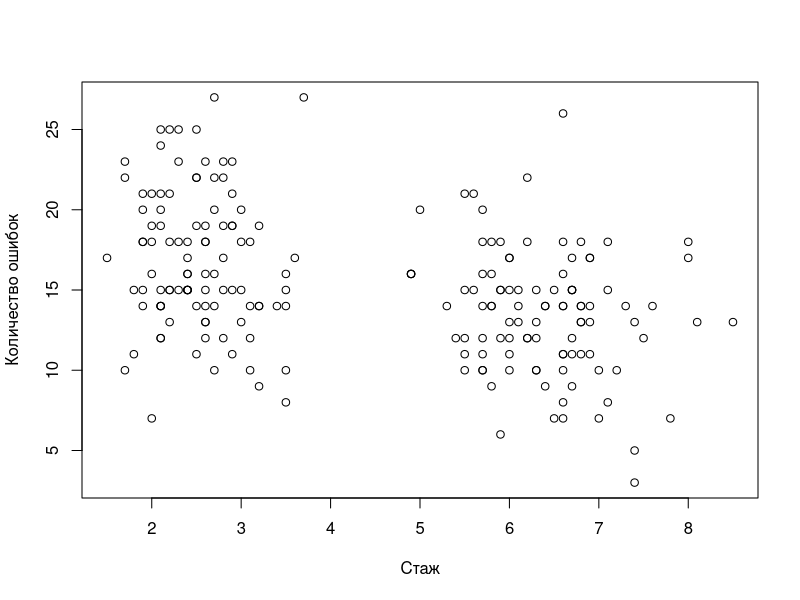
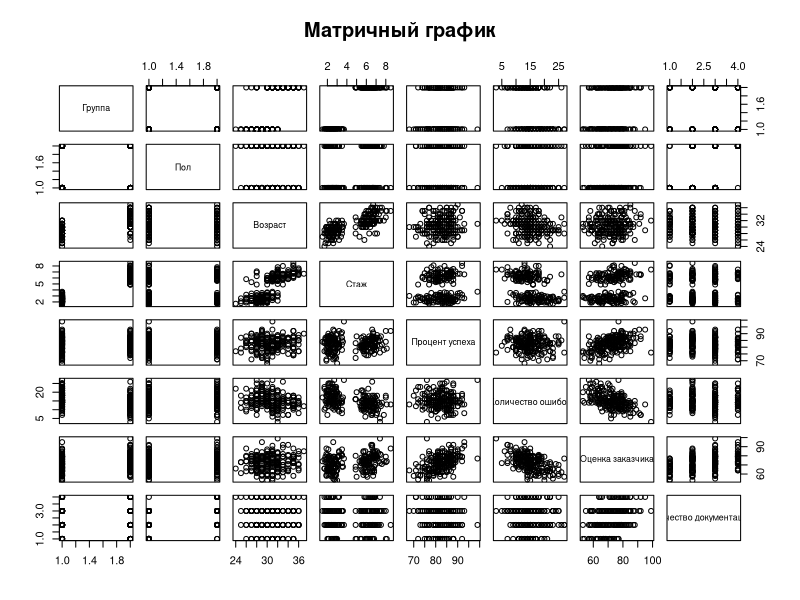
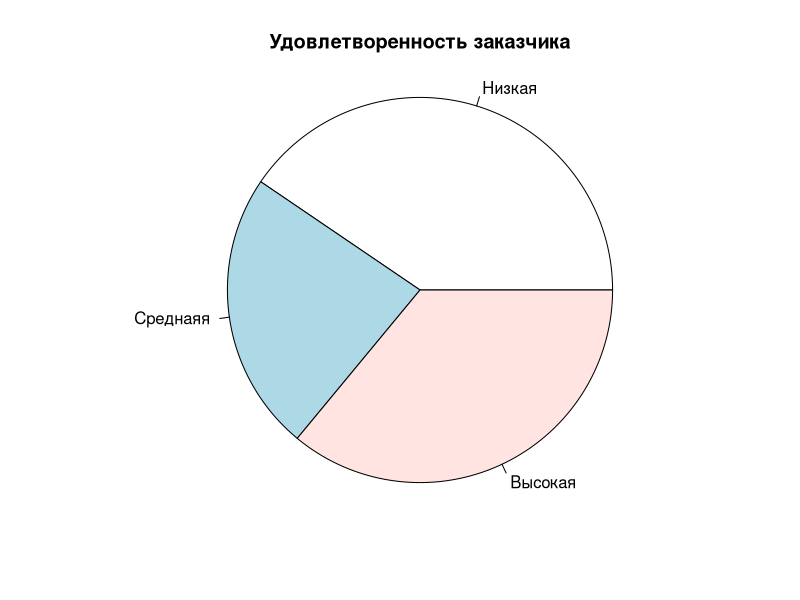
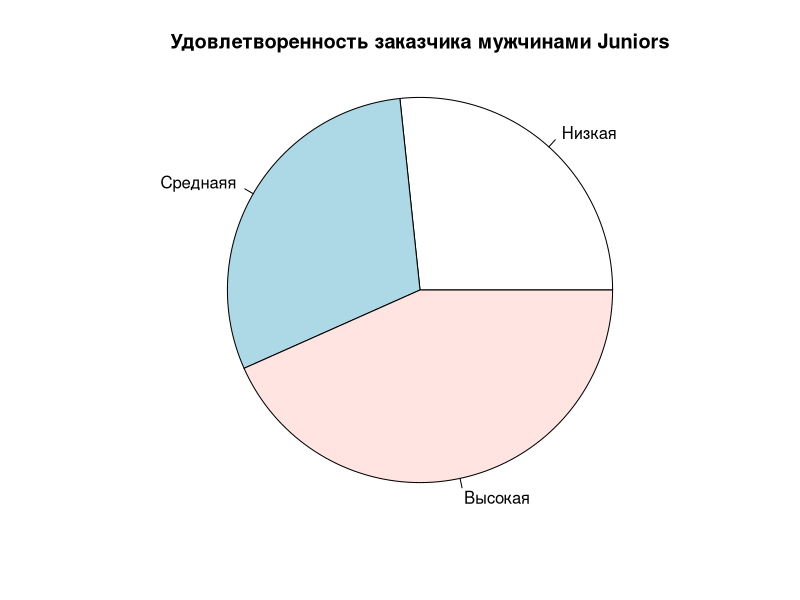
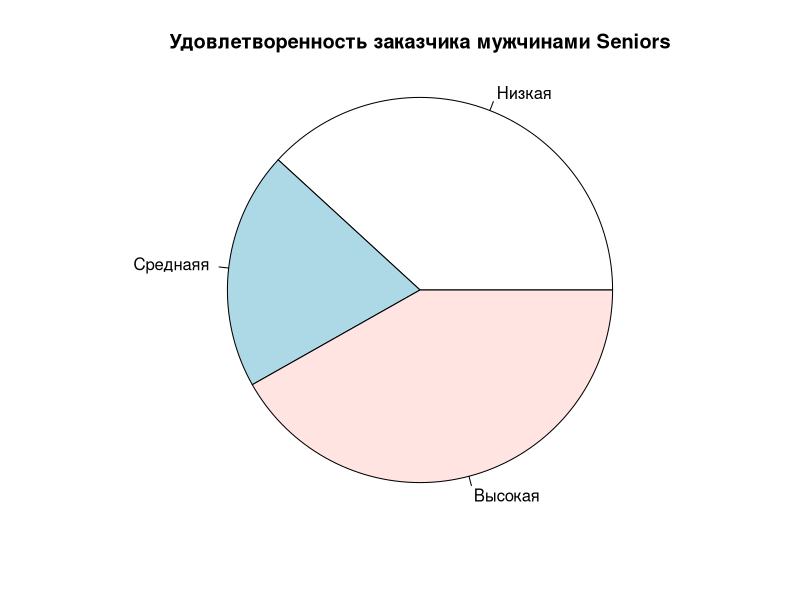
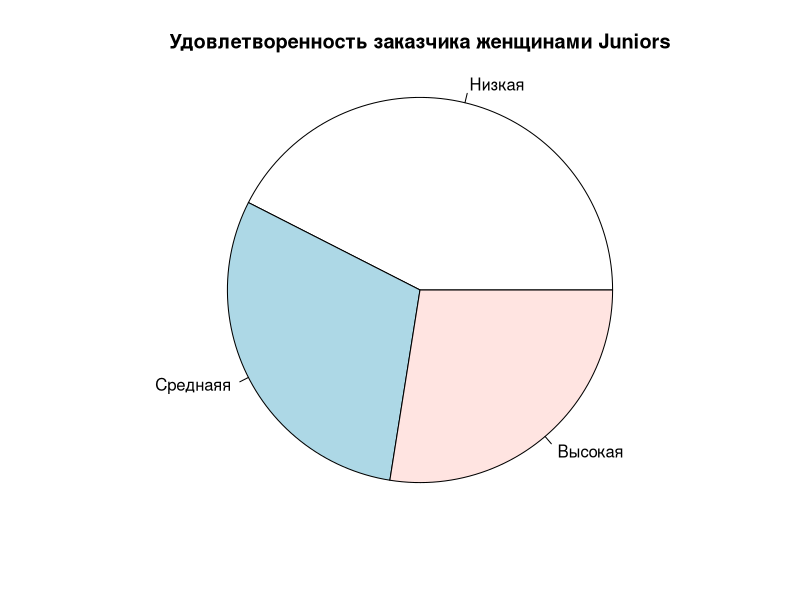
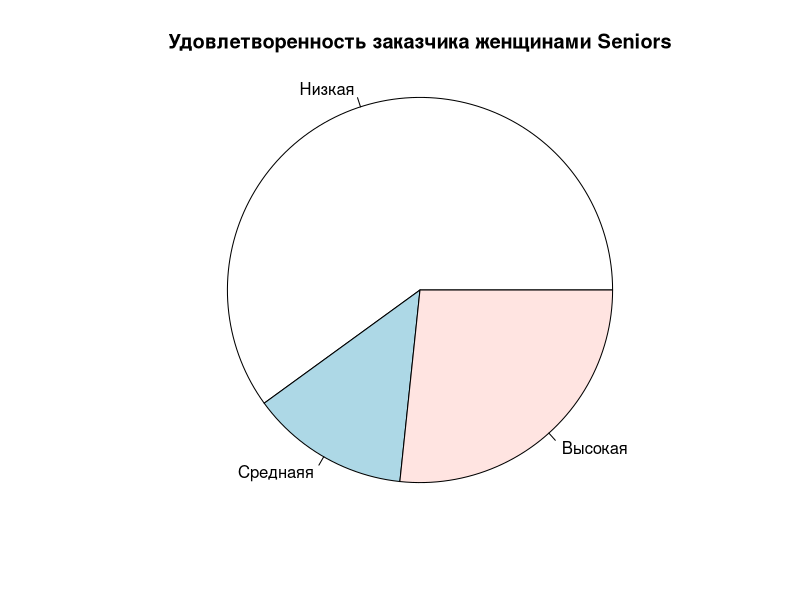
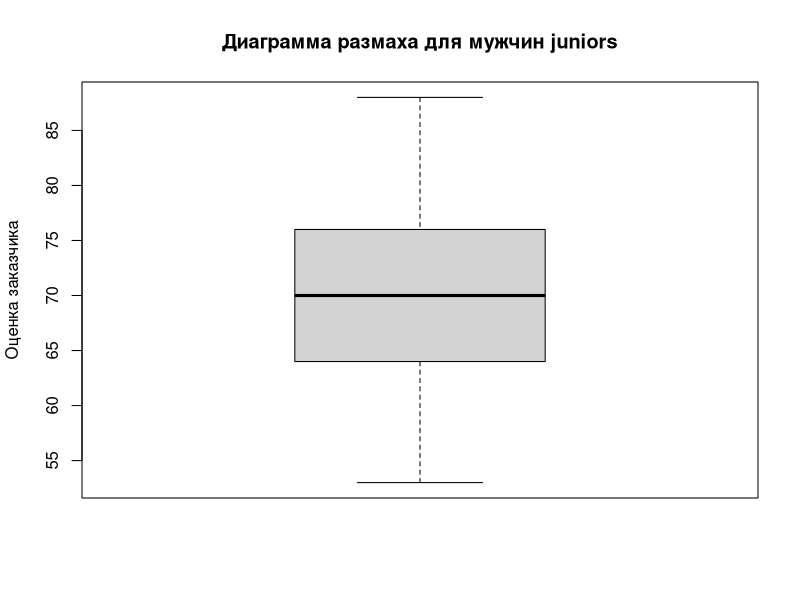

Source code (R) for these figures, in order: (Note: this script raises an error after producing the figures.)
data <- read.table(file      = "data.csv",
                   header    = TRUE,
                   sep       = ";",
                   row.names = 1)

names(data) <- c("Группа",
                 "Пол",
                 "Возраст",
                 "Стаж",
                 "Процент успеха",
                 "Количество ошибок",
                 "Оценка заказчика",
                 "Удовлетворенность заказчика",
                 "Качество документации")

#index <- data$`Удовлетворенность заказчика` == "низкая"
#data[index, "Удовлетворенность заказчика"] <- as.numeric(1)
#index <- data$`Удовлетворенность заказчика` == "средняя"
#data[index, "Удовлетворенность заказчика"] <- as.numeric(2)
#index <- data$`Удовлетворенность заказчика` == "высокая"
#data[index, "Удовлетворенность заказчика"] <- as.numeric(3)
#data[, "Удовлетворенность заказчика"] <- as.numeric(data[, "Удовлетворенность заказчика"])

juniors <- subset(data, data$Группа == 1)
seniors <- subset(data, data$Группа == 2)

get_stat <- function(x) {
  x_mean   <- mean(x)
  x_median <- median(x)
  x_sd     <- sd(x)
  x_var    <- var(x)
  x_mad    <- mad(x)
  x_sum    <- sum(x)
  x_diff   <- diff(x)
  x_min    <- min(x)
  x_max    <- max(x)
  x_q1     <- quantile(x, c(0.25, 0.75))
  x_uniq   <- unique(x)
  x_mode   <- x_uniq[which.max(tabulate(match(x, x_uniq)))]
  return(c("Среднее"                       = x_mean,
           "Медиана"                       = x_median,
           "Стандартное отклонение"        = x_sd,
           "Дисперсия"                     = x_var,
           "Абсолютное отклонение медианы" = x_mad,
           "Сумма"                         = x_sum,
           "Минимальное значение"          = x_min,
           "Максимальное значение"         = x_max,
           "Квартили"                      = x_q1,
           "Мода"                          = x_mode))
}

#	мода;
# ассиметрия;
# эксцесс;
# первая квартиль;
# третья квартиль.


##########################
#  Анализ первой группы  #
##########################
View(get_stat(juniors$Пол))
View(get_stat(juniors$Возраст))
View(get_stat(juniors$Стаж))
View(get_stat(juniors$`Процент успеха`))
View(get_stat(juniors$`Количество ошибок`))
View(get_stat(juniors$`Оценка заказчика`))
View(get_stat(juniors$`Качество документации`))


##########################
#  Анализ второй группы  #
##########################
View(get_stat(seniors$Пол))
View(get_stat(seniors$Возраст))
View(get_stat(seniors$Стаж))
View(get_stat(seniors$`Процент успеха`))
View(get_stat(seniors$`Количество ошибок`))
View(get_stat(seniors$`Оценка заказчика`))
View(get_stat(seniors$`Качество документации`))


#########################
#  Анализ всей выборки  #
#########################
View(get_stat(data$Пол))
View(get_stat(data$Возраст))
View(get_stat(data$Стаж))
View(get_stat(data$`Процент успеха`))
View(get_stat(data$`Количество ошибок`))
View(get_stat(data$`Оценка заказчика`))
View(get_stat(data$`Качество документации`))


################################
#  Анализ качественных данных  #
################################
#View(get_stat(juniors$`Удовлетворенность заказчика`))
#View(get_stat(seniors$`Удовлетворенность заказчика`))
#View(get_stat(data$`Удовлетворенность заказчика`))




###############################
#  Графический анализ данных  #
###############################

plot(data$Стаж, data$`Количество ошибок`, xlab="Стаж", ylab="Количество ошибок")


pairs(~data$Группа                  +
       data$Пол                     +
       data$Возраст                 +
       data$Стаж                    +
       data$`Процент успеха`        +
       data$`Количество ошибок`     +
       data$`Оценка заказчика`      +
       data$`Качество документации`,
      data = data,
      labels = c("Группа",
                 "Пол",
                 "Возраст",
                 "Стаж",
                 "Процент успеха",
                 "Количество ошибок",
                 "Оценка заказчика",
                 "Качество документации"),
      main = "Матричный график")


pie(table(data$`Удовлетворенность заказчика`),
    labels = c("Низкая", "Среднаяя", "Высокая"),
    radius = 1,
    main = "Удовлетворенность заказчика")


pie(table(subset(juniors, juniors$Пол == 1)$`Удовлетворенность заказчика`),
    labels = c("Низкая", "Среднаяя", "Высокая"),
    radius = 1,
    main = "Удовлетворенность заказчика мужчинами Juniors")

pie(table(subset(seniors, seniors$Пол == 1)$`Удовлетворенность заказчика`),
    labels = c("Низкая", "Среднаяя", "Высокая"),
    radius = 1,
    main = "Удовлетворенность заказчика мужчинами Seniors")

pie(table(subset(juniors, juniors$Пол == 2)$`Удовлетворенность заказчика`),
    labels = c("Низкая", "Среднаяя", "Высокая"),
    radius = 1,
    main = "Удовлетворенность заказчика женщинами Juniors")

pie(table(subset(seniors, seniors$Пол == 2)$`Удовлетворенность заказчика`),
    labels = c("Низкая", "Среднаяя", "Высокая"),
    radius = 1,
    main = "Удовлетворенность заказчика женщинами Seniors")


boxplot(subset(juniors, juniors$Пол == 1, select = "Оценка заказчика"),
        main="Диаграмма размаха для мужчин juniors",
        ylab="Оценка заказчика")

boxplot(subset(seniors, seniors$Пол == 1, select = "Оценка заказчика"),
        main="Диаграмма размаха для мужчин seniors",
        ylab="Оценка заказчика")

boxplot(subset(juniors, juniors$Пол == 2, select = "Оценка заказчика"),
        main="Диаграмма размаха для женщин juniors",
        ylab="Оценка заказчика")

boxplot(subset(seniors, seniors$Пол == 2, select = "Оценка заказчика"),
        main="Диаграмма размаха для женщин seniors",
        ylab="Оценка заказчика")

par(mfrow = c(5, 2))
barplot(table(data$`Пол`), main = "Пол")
barplot(table(data$`Возраст`), main = "Возраст")
barplot(table(data$`Стаж`), main = "Стаж")
barplot(table(data$`Процент успеха`), main = "Процент успеха")
barplot(table(data$`Количество ошибок`), main = "Количество ошибок")
barplot(table(data$`Оценка заказчика`), main = "Оценка заказчика")
barplot(table(data$`Качество документации`), main = "Качество документации")
